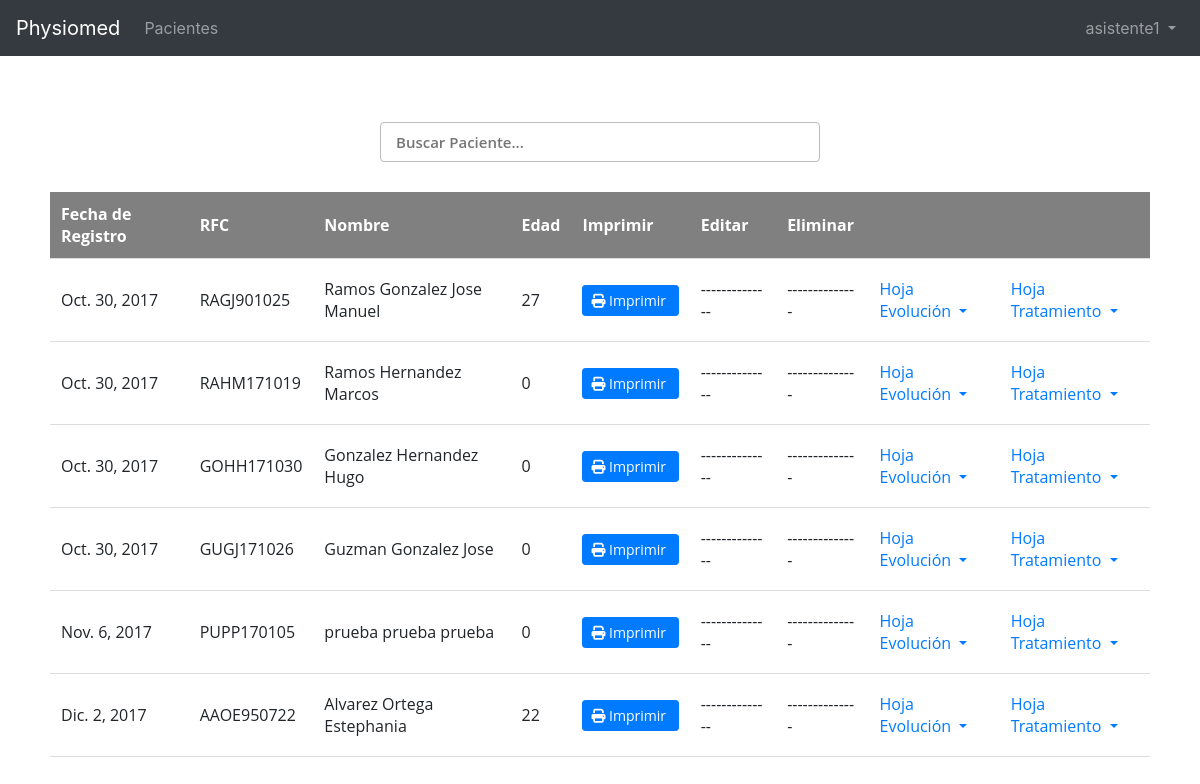
The app's page /Busqueda_de_Pacientes/ (signed in) with its own data.
### home/models.py (models this page shows, shortened)
class ExpedienteMedico(models.Model):
	fecha = models.DateField(default=timezone.now)
	rfc = models.CharField(max_length=20)
	nombre = models.CharField(max_length=1000)
	ap_paterno = models.CharField(max_length=1000)
	ap_materno = models.CharField(max_length=1000)
	edad_paciente = models.CharField(max_length=1000,blank=True)
	fecha_de_nacimiento = models.CharField(max_length=100)
	sexo = MultiSelectField(choices=Genero,blank=True)
	estado_civil = MultiSelectField(choices=ECivil,blank=True)
	num_hijos = models.CharField(max_length=1000,blank=True)
	medico_que_refiere = models.CharField(max_length=1000,blank=True)
	motivo_de_consulta = models.CharField(max_length=1000,blank=True)
	usuario = models.CharField(max_length=1000,blank=True)
	antecedentes_personales = MultiSelectField(choices=Enfermedades,blank=True)
	alergias_medicamentos = MultiSelectField(choices=Opciones_alergias_medicamentos,blank=True)
	tabaquismo = MultiSelectField(choices=Opciones_tabaquismo,blank=True)
	dias_tabaquismo = models.CharField(max_length=1000,blank=True)
	year_tabaquismo = models.CharField(max_length=1000,blank=True)
	alcoholismo = MultiSelectField(choices=Opciones_alcoholismo,blank=True)
	year_alcoholismo = models.CharField(max_length=1000,blank=True)
	drogadiccion = MultiSelectField(choices=Opciones_drogadiccion,blank=True)
	year_drogadiccion = models.CharField(max_length=1000,blank=True)
	ejercicio = MultiSelectField(choices=Opciones_ejercicio,blank=True)
	year_ejercicio = models.CharField(max_length=1000,blank=True)
	cafeina = MultiSelectField(choices=Opciones_cafeina,blank=True)
	year_cafeina = models.CharField(max_length=1000,blank=True)
	creencia_religiosa = models.CharField(max_length=1000,blank=True)
	nivel_escolaridad = models.CharField(max_length=100,blank=True,choices=Opciones_select_escolaridad)
	tiempo_escolaridad = MultiSelectField(choices=Opciones_escolaridad,blank=True)
	alcance_escolaridad = models.CharField(max_length=1000,blank=True)
	edad_padre = models.CharField(max_length=1000,blank=True)
	antecedentes_padre = MultiSelectField(choices=Opciones_antecedentes_familiares_padres,blank=True)
	causa_muerte_padre = models.CharField(max_length=300,blank=True)
	edad_madre = models.CharField(max_length=1000,blank=True)
	antecedentes_madre = MultiSelectField(choices=Opciones_antecedentes_familiares_padres,blank=True)
	causa_muerte_madre = models.CharField(max_length=1000,blank=True)
	edad_hermanos = models.CharField(max_length=1000,blank=True)
	num_hermanos_vivos = models.CharField(max_length=1000,blank=True)
	num_hermanos_finados = models.CharField(max_length=1000,blank=True)
	antecedentes_hermanos = MultiSelectField(choices=Opciones_antecedentes_familiares_hermanos,blank=True)
	practica_deporte = MultiSelectField(choices=Opciones_sino,blank=True)
	que_deporte = models.CharField(max_length=1000,blank=True)
	lado_dominante = MultiSelectField(choices=Opciones_lado_dominante,blank=True)
	nivel = MultiSelectField(choices=Opciones_nivel,blank=True)
	esta_embarazada = MultiSelectField(choices=Opciones_sino,blank=True)
	esta_amamantando = MultiSelectField(choices=Opciones_sino,blank=True)
	menarca = MultiSelectField(choices=Opcion_Menarca,blank=True)
	num_embarazos = models.CharField(max_length=1000,blank=True)
	tipos_de_anticonceptivos = models.CharField(max_length=1000,blank=True)
	fecha_de_ultima_regla = models.CharField(max_length=1000,blank=True)
	fecha_gripe = models.CharField(max_length=1000,blank=True)
	fecha_tetanos = models.CharField(max_length=1000,blank=True)
	otra_inmunizacion = MultiSelectField(choices=Opcion_Inmunizacion,blank=True)
	padecimiento_actual = models.TextField(max_length=100000, blank=True)
	idx = models.CharField(max_length=1000,blank=True)
	aseguranza = models.CharField(max_length=100,blank=True,choices=Aseguranzas)
	archivos = models.FileField(upload_to='archivos_physiomed',blank=True, null=True)

### home/views.py (the view)
# urls.py: url(r'^Busqueda_de_Pacientes/$', login_required(views.BusquedaPacientes), name='Busqueda_de_Pacientes'),
def BusquedaPacientes(request):
    username=request.user
    if username:
        todos = ExpedienteMedico.objects.all()
        contexto = {
        'pacientes':todos }
        return render(request, 'home/Busqueda_pacientes.html', contexto)

### home/templatetags/auth_extras.py (called while the page is built)
@register.filter(name='has_group')
def has_group(user, group_name):
    group = Group.objects.get(name=group_name)
    return True if group in user.groups.all() else False

### home/templates/home/Busqueda_pacientes.html (shortened to what this page needs)
{%extends 'base.html'%}
{% load static staticfiles auth_extras %}
{%block style%}
<link href="/static/bootstrap/css/tabla_busqueda.css" rel="stylesheet" type="text/css" media="all">
{%endblock%}
{%block content%}
<br><br><br>
{% if pacientes %}
<div class="centrarcontenido">
        <form action="." method="GET">
          <center>
          <input type="text" id="search" placeholder="Buscar Paciente..." class="search-box"><br>
          </center>
        </form>
        <div id="no-more-tables">
            <table  id="table">
        		<thead class="cf">
        			<tr>
        				<th>Fecha de Registro</th>
        				<th>RFC</th>
        				<th>Nombre</th>
        				<th>Edad</th>
                        <th>Imprimir</th>
                        <th>Editar</th>
                        <th>Eliminar</th>
                        <th></th>
                        <th></th>
        			</tr>
        		</thead>
                {% for a in pacientes %}
        		<tbody>
                    <tr>
        				<td data-title="Fecha de Registro">{{a.fecha}}</td>
                        <td data-title="RFC">{{a.rfc}}</td>
                        <td data-title="Nombre">{{a.ap_paterno}} {{a.ap_materno}} {{a.nombre}}</td>
                        <td data-title="Edad">{{a.edad_paciente}}</td>
                        <td data-title="Imprimir"><a class="btn btn-primary btn-sm btn_ver"  href='/PDF_Expediente_Medico.pdf/{{a.pk}}/' role="button" target="_blank"><i class="fa fa-print" aria-hidden="true"></i>&nbsp;Imprimir&nbsp;</td>
                        <td data-title="Editar">
                        {% if user.is_superuser %}
                        <a class="btn btn-success btn-sm btn_ver"  href='/Modificar_Expediente_Medico/{{a.pk}}/' role="button"><i class="fa fa-pencil-square-o" aria-hidden="true"></i>&nbsp;Editar&nbsp;
                        {% else %}
                            {% if user.username == a.usuario %}
                            <a class="btn btn-success btn-sm btn_ver"  href='/Modificar_Expediente_Medico/{{a.pk}}/' role="button"><i class="fa fa-pencil-square-o" aria-hidden="true"></i>&nbsp;Editar&nbsp;
                            {% else %}
                            --------------
                            {% endif %}
                        {% endif %}
                        </td>
                        <td data-title="Eliminar">
                            {% if user.username == a.usuario or user.is_superuser %}
                            <a class="btn btn-danger btn-sm btn_ver"  href='/Eliminar_Expediente_Medico/{{a.pk}}/' role="button"><i class="fa fa-trash-o" aria-hidden="true"></i>&nbsp;Eliminar&nbsp;
                            {% else %}
                            --------------
                            {% endif %}
                         </td>
                        <td data-title="">
                        <ul class="navbar-nav mr-auto mt-2 mt-lg-0">
                          <li class="nav-item dropdown">
                            <a class="nav-link dropdown-toggle" href="#" id="navbarDropdownMenuLink" data-toggle="dropdown" aria-haspopup="true" aria-expanded="false">
                              Hoja Evolución
                            </a>
                          </li>
                        </ul>
                        </td>
                        <td data-title="">
                        <ul class="navbar-nav mr-auto mt-2 mt-lg-0">
                          <li class="nav-item dropdown">
                            <a class="nav-link dropdown-toggle" href="#" id="navbarDropdownMenuLink" data-toggle="dropdown" aria-haspopup="true" aria-expanded="false">
                              Hoja Tratamiento
                            </a>
                          </li>
                        </ul>
                        </td>
                    </tr>
        		</tbody>
                {% endfor %}
        	</table>
        </div>
</div>
{% else %}
<center style="font-size:18px;">No hay pacientes registrados con el usuario <b style="font-size:22px;">{{user}}</b>.</center>
{% endif %}
<br><br><br>
 {%endblock%}}

### home/templates/base.html (shortened to what this page needs)
{% load static staticfiles auth_extras %}
<link href="/static/bootstrap4/dist/css/bootstrap.min.css" rel="stylesheet">
<!DOCTYPE html>
<html>
<head>
<link rel="stylesheet" href="/static/bootstrap4/dist/css/normalize.min.css">
  {%block style%}{%endblock%}
</head>
<body>
  {%block navbar%}
<nav class="navbar navbar-expand-lg navbar-dark bg-dark fixed-top">
  <a class="navbar-brand"  href='{% url "Busqueda_de_Pacientes" %}'>Physiomed</a>
  <div class="collapse navbar-collapse" id="navbarToggler">
    <ul class="navbar-nav mr-auto mt-2 mt-lg-0">
              <li class="nav-item">
                <a class="nav-link" href='{% url "Busqueda_de_Pacientes" %}'>Pacientes</a>
              </li>
            </ul>
    <ul class="navbar-nav  nav-inline">
      <li>
        <form class="form-inline my-2 my-lg-0 esconder">
                <a class="nav-link dropdown-toggle" href="#" id="navbarDropdownUsuario" data-toggle="dropdown" aria-haspopup="true" aria-expanded="false">
                  {{ user.username }}
                </a>
                </form>
      </li>
    </ul>
  </div>
</nav>
  {% endblock %}
  {% block content %}
  {% endblock %}
</body>
</html>

### records on screen
ExpedienteMedico: fecha "Oct. 30, 2017", rfc "RAGJ901025", ap_paterno "Ramos", ap_materno "Gonzalez", nombre "Jose Manuel", edad_paciente "27"
ExpedienteMedico: fecha "Oct. 30, 2017", rfc "RAHM171019", ap_paterno "Ramos", ap_materno "Hernandez", nombre "Marcos", edad_paciente "0"
ExpedienteMedico: fecha "Oct. 30, 2017", rfc "GOHH171030", ap_paterno "Gonzalez", ap_materno "Hernandez", nombre "Hugo", edad_paciente "0"
ExpedienteMedico: fecha "Oct. 30, 2017", rfc "GUGJ171026", ap_paterno "Guzman", ap_materno "Gonzalez", nombre "Jose", edad_paciente "0"
ExpedienteMedico: fecha "Nov. 6, 2017", rfc "PUPP170105", ap_paterno "prueba", ap_materno "prueba", nombre "prueba", edad_paciente "0"
ExpedienteMedico: fecha "Dic. 2, 2017", rfc "AAOE950722", ap_paterno "Alvarez", ap_materno "Ortega", nombre "Estephania", edad_paciente "22"

### other values on screen
{{ user.username }} "asistente1"
